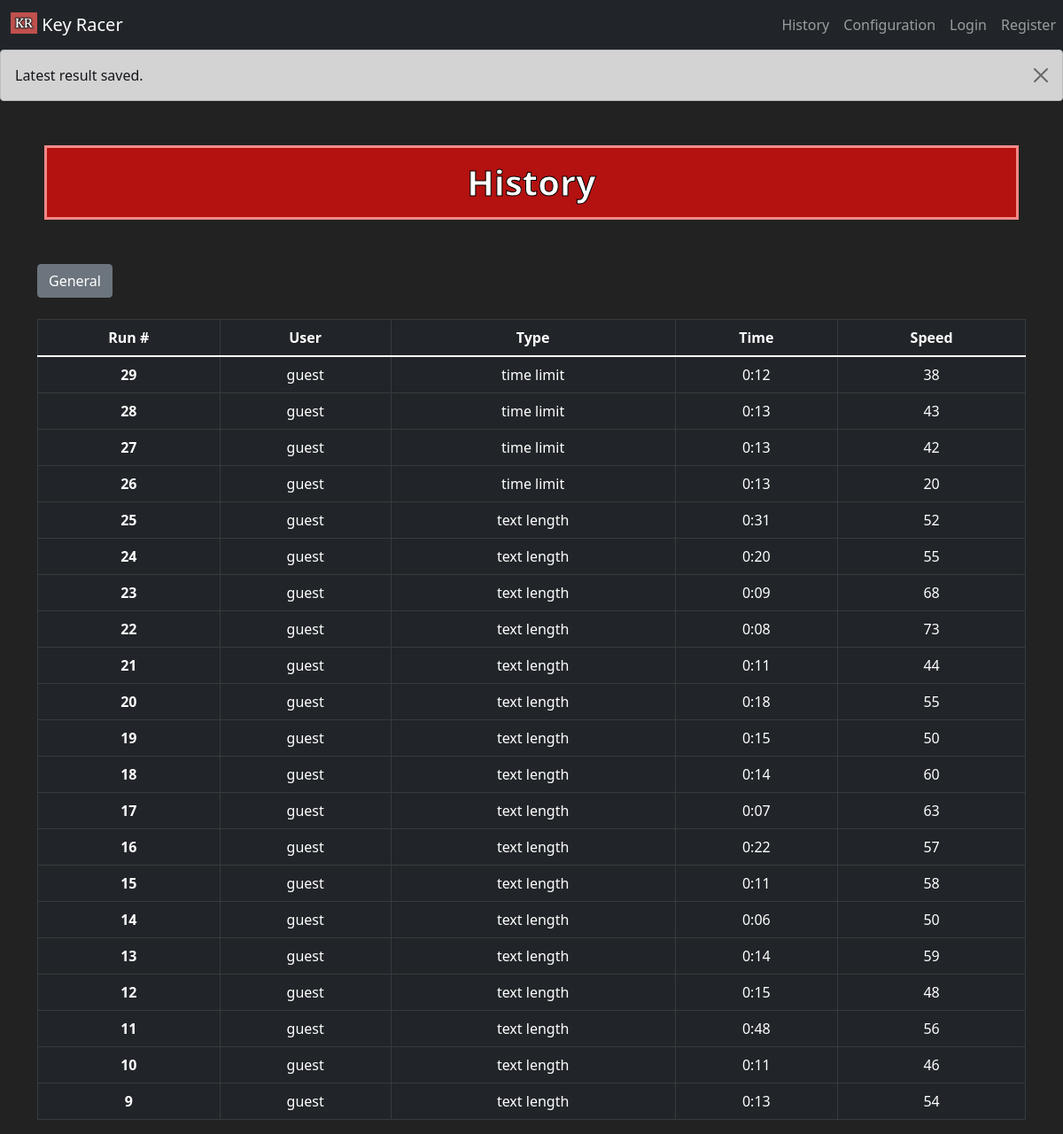
The app's page /history with its own data.
### tables this page shows
CREATE TABLE runs (id INTEGER PRIMARY KEY AUTOINCREMENT NOT NULL, minutes INTEGER, seconds INTEGER, speed INTEGER, configuration TEXT NOT NULL, user TEXT);

### app.py (the view)
@app.route("/history", methods=["GET"])
def history():
    runs = []
    user_runs = []
    user = ""
    with sqlite3.connect('typer.db') as con:
        cur = con.cursor()
        if 'user_id' in session:
            user_runs = cur.execute('SELECT * FROM runs WHERE user = ?', session['user_id'])
            user = "user"
        else:
            user = "guest"
        runs = cur.execute('SELECT * FROM runs')
        con.commit()
    flash("Latest result saved.")
    return render_template("history.html", user=user, user_runs=user_runs, runs=runs)

### templates/history.html (shortened to what this page needs)
{% extends "layout.html" %}
{% block content %}
    <h1>History</h1>
    <div class="container">
        <div class="row justify-content-start">
            <div class="col-4">
                <button type="button" class="btn btn-secondary">General</button>
            </div>
            <div class="col-4">
            </div>
        </div>
    </div>
    <br>
    <div class="container">
        <div class="col align-self-center">
            <table class="text-center table table-dark table-hover talbe-striped table-bordered">
                <thead>
                    <th scope="col">Run #</th>
                    <th scope="col">User</th>
                    <th scope="col">Type</th>
                    <th scope="col">Time</th>
                    <th scope="col">Speed</th>
                </thead>
                <tbody class="table-group-divider">
                    {% for run in runs | reverse %}
                    <tr>
                        <th scope="row">{{ run[0] }}</th>
                        <td>{{ run[5] }}</td>
                        <td>{{ run[4] }}</td>
                        {% if run[2] < 10 %}
                        <td>{{ run[1] }}:0{{ run[2] }}</td>
                        {% else %}
                        <td>{{ run[1] }}:{{ run[2] }}</td>
                        {% endif %}
                        <td>{{ run[3] }}</td>
                    </tr>
                    {% endfor %}
                </tbody>
            </table>
        </div>
    </div>
{% endblock %}

### templates/layout.html (shortened to what this page needs)
<!DOCTYPE html>
<html lang="en">
<head>
    <link href="https://cdn.jsdelivr.net/npm/bootstrap@5.1.3/dist/css/bootstrap.min.css" rel="stylesheet">
    <link rel="stylesheet" href="/static/styles.css">
</head>
<body style="background-color:rgb(18,18,18,.93); color:white;">
    <nav class="navbar navbar-expand-lg navbar-dark bg-dark">
        <div class="container-fluid">
            <a class="navbar-brand" href="/">
                <img src="/static/logo1.PNG" alt="" width="30" height="24" class="d-inline-block align-text-top">
                Key Racer
            </a>
        </div>
        <div class="collapse navbar-collapse" id="navbarNav">
            <div class="navbar-nav">
                    <a class="nav-link" aria-current="page" href="/history">History</a>
                    <a class="nav-link" aria-current="page" href="/">Configuration</a>
                    {% if user == "user" %}
                        <a class="nav-link" aria-current="page">Logout</a>
                    {% else %}
                        <a class="nav-link" aria-current="page">Login</a>
                        <a class="nav-link" aria-current="page">Register</a>
                    {% endif %}
            </div>
        </div>
    </nav>
    {% with messages = get_flashed_messages() %}
        {% if messages %}
            <div class="alert alert-dark alert-dismissible fade show" role="alert">
                {% for message in messages %}
                    {{ message }}
                {% endfor %}
                <button type="button" class="btn-close" data-bs-dismiss="alert" aria-label="Close"></button>
            </div>
        {% endif %}
    {% endwith %}
    {% block content %}{% endblock %}
</body>
</html>

### static/styles.css (style rules this page uses)
h1 { color: white; -webkit-text-stroke-width: 1px; -webkit-text-stroke-color: black; text-align: center; border: 3px solid rgb(248, 136, 136); background-color: rgb(180, 17, 17); margin-top: 30px; margin: 50px; padding: 15px; font-weight: bold; }

### records on screen
runs: id "29", user "guest", configuration "time limit", minutes "0", seconds "12", speed "38"
runs: id "28", user "guest", configuration "time limit", minutes "0", seconds "13", speed "43"
runs: id "27", user "guest", configuration "time limit", minutes "0", seconds "13", speed "42"
runs: id "26", user "guest", configuration "time limit", minutes "0", seconds "13", speed "20"
runs: id "25", user "guest", configuration "text length", minutes "0", seconds "31", speed "52"
runs: id "24", user "guest", configuration "text length", minutes "0", seconds "20", speed "55"
runs: id "23", user "guest", configuration "text length", minutes "0", seconds "9", speed "68"
runs: id "22", user "guest", configuration "text length", minutes "0", seconds "8", speed "73"
runs: id "21", user "guest", configuration "text length", minutes "0", seconds "11", speed "44"
runs: id "20", user "guest", configuration "text length", minutes "0", seconds "18", speed "55"
runs: id "19", user "guest", configuration "text length", minutes "0", seconds "15", speed "50"
runs: id "18", user "guest", configuration "text length", minutes "0", seconds "14", speed "60"
runs: id "17", user "guest", configuration "text length", minutes "0", seconds "7", speed "63"
runs: id "16", user "guest", configuration "text length", minutes "0", seconds "22", speed "57"
runs: id "15", user "guest", configuration "text length", minutes "0", seconds "11", speed "58"
runs: id "14", user "guest", configuration "text length", minutes "0", seconds "6", speed "50"
runs: id "13", user "guest", configuration "text length", minutes "0", seconds "14", speed "59"
runs: id "12", user "guest", configuration "text length", minutes "0", seconds "15", speed "48"
runs: id "11", user "guest", configuration "text length", minutes "0", seconds "48", speed "56"
runs: id "10", user "guest", configuration "text length", minutes "0", seconds "11", speed "46"
runs: id "9", user "guest", configuration "text length", minutes "0", seconds "13", speed "54"

### other values on screen
{{ message }} "Latest result saved."
